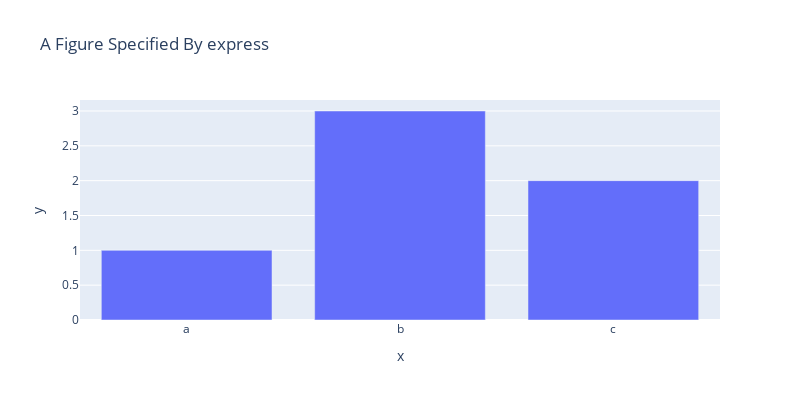

Notebook source saved alongside this figure:
### Code cell
# express 모듈을 활용한 그래프 생성
# 모듈 import 
import plotly.express as px

# Figure 생성
fig = px.bar(x=["a", "b", "c"], y=[1, 3, 2],
            title="A Figure Specified By express",
            width=800, height=400
            )
# Figure 랜더링
fig.show()

### Figure 1 — Plotly figure (JSON) as saved in the notebook; plotly's stock layout.template omitted (floating-point values rounded to 4 significant figures)
{"data": [{"alignmentgroup": "True", "hovertemplate": "x=%{x}<br>y=%{y}<extra></extra>", "legendgroup": "", "marker": {"color": "#636efa", "pattern": {"shape": ""}}, "name": "", "offsetgroup": "", "orientation": "v", "showlegend": false, "textposition": "auto", "type": "bar", "x": ["a", "b", "c"], "xaxis": "x", "y": [1, 3, 2], "yaxis": "y"}], "layout": {"barmode": "relative", "height": 400, "legend": {"tracegroupgap": 0}, "title": {"text": "A Figure Specified By express"}, "width": 800, "xaxis": {"anchor": "y", "autorange": true, "domain": [0, 1], "range": [-0.5, 2.5], "title": {"text": "x"}, "type": "category"}, "yaxis": {"anchor": "x", "autorange": true, "domain": [0, 1], "range": [0, 3.158], "title": {"text": "y"}, "type": "linear"}}}
